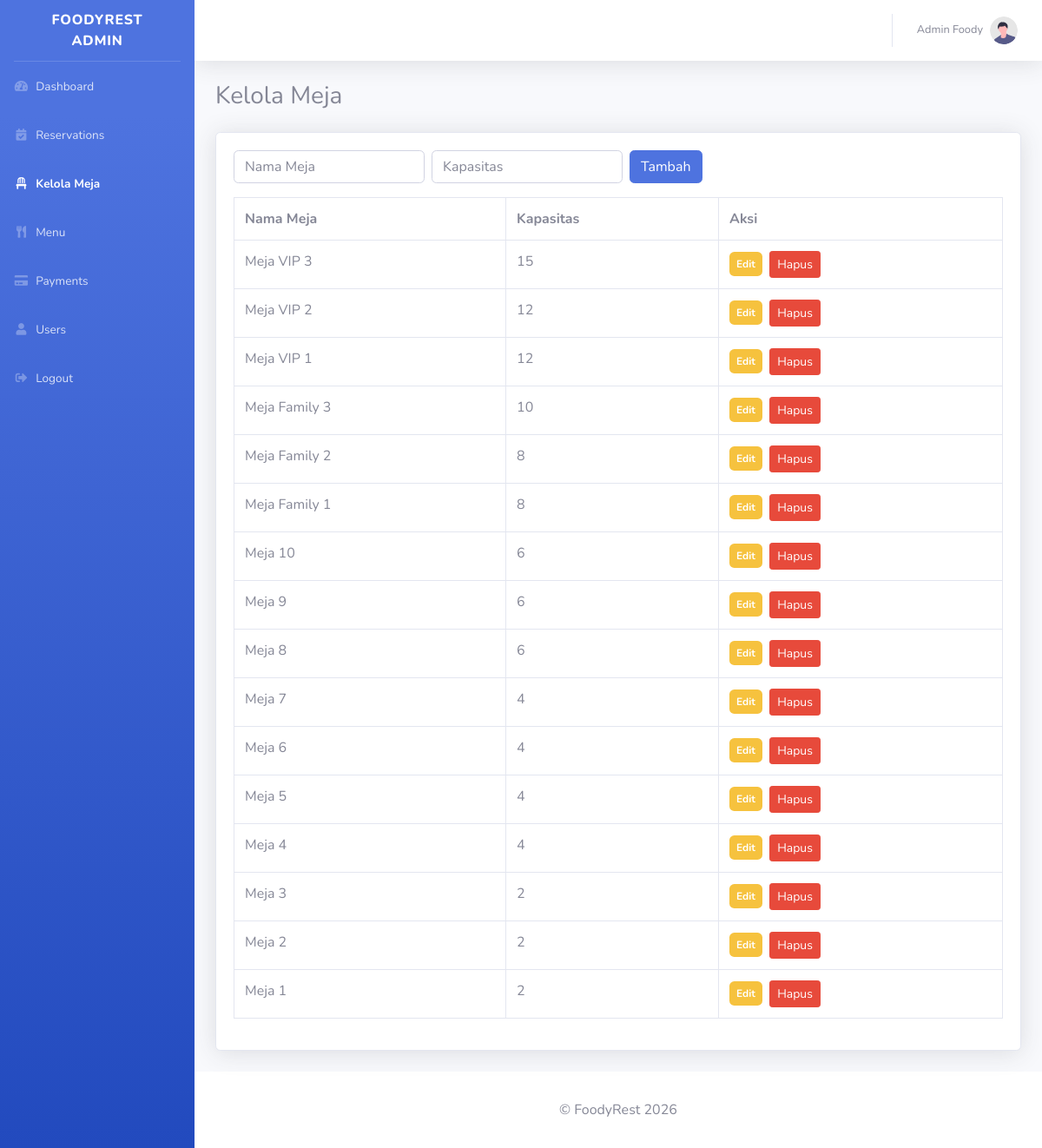
The app's page /admin/meja.php (signed in) with its own data.
### tables this page shows
CREATE TABLE `meja` (
  `id` int NOT NULL,
  `nama_meja` varchar(50) DEFAULT NULL,
  `kapasitas` int DEFAULT NULL,
  `status` enum('aktif','nonaktif') DEFAULT 'aktif'
);

### inc/functions/functions_admin.php (called while the page is built, shortened)
<?php
function getSemuaMeja($db) {
    $stmt = $db->query("SELECT * FROM meja ORDER BY id DESC");
    return $stmt->fetchAll(PDO::FETCH_ASSOC);
}

### admin/meja.php (the view, shortened to what this page needs)
<?php
$page = basename($_SERVER['PHP_SELF']);
require_once '../inc/functions/config.php';
require_once '../inc/functions/functions_admin.php';
$meja = getSemuaMeja($db);
include '../inc/header.php';
?>
<div class="container-fluid">
<h1 class="h3 mb-4">Kelola Meja</h1>
<div class="card shadow mb-4">
<div class="card-body">
<form method="POST" class="form-inline mb-3">
    <input name="nama_meja" class="form-control mr-2" placeholder="Nama Meja" required>
    <input name="kapasitas" type="number" class="form-control mr-2" placeholder="Kapasitas" required>
    <button name="tambah" class="btn btn-primary">Tambah</button>
</form>
<table class="table table-bordered">
<tr>
    <th>Nama Meja</th>
    <th>Kapasitas</th>
    <th>Aksi</th>
</tr>
<?php foreach ($meja as $m): ?>
<tr>
    <td><?php echo $m['nama_meja'] ?></td>
    <td><?php echo $m['kapasitas'] ?></td>
    <td>
        <a href="edit_meja.php?id=<?php echo $m ['id'] ?>"
        class="badge badge-warning p-2 mr-1">
        Edit
        </a>
        <a href="?hapus=<?php echo $m['id'] ?>" class="btn btn-danger btn-sm"
           onclick="return confirm('Hapus meja?')">Hapus</a>
    </td>
</tr>
<?php endforeach; ?>
</table>
</div>
</div>
</div>
<?php include '../inc/footer.php'; ?>

### inc/header.php (shortened to what this page needs)
<!DOCTYPE html>
<html lang="en">
<head>
    <link href="../assets/vendor/fontawesome-free/css/all.min.css" rel="stylesheet" type="text/css">
    <link href="../assets/css/sb-admin-2.min.css" rel="stylesheet">
    <link href="../assets/vendor/datatables/dataTables.bootstrap4.min.css" rel="stylesheet">
</head>
<body id="page-top">
    <div id="wrapper">
<?php
include ('sidebar.php');
?>
        <div id="content-wrapper" class="d-flex flex-column">
            <div id="content">
                <nav class="navbar navbar-expand navbar-light bg-white topbar mb-4 static-top shadow">
                    <ul class="navbar-nav ml-auto">
                        <li class="nav-item dropdown no-arrow">
                            <a class="nav-link dropdown-toggle" href="#" id="userDropdown" role="button"
                                data-toggle="dropdown" aria-haspopup="true" aria-expanded="false">
                                <span class="mr-2 d-none d-lg-inline text-gray-600 small">
                                    <?= htmlspecialchars($_SESSION['nama']) ?>
                                </span>
                                <img class="img-profile rounded-circle" src="../assets/img/undraw_profile.svg">
                            </a>
                        </li>
                    </ul>
                </nav>

### inc/sidebar.php
<ul class="navbar-nav bg-gradient-primary sidebar sidebar-dark accordion" id="accordionSidebar">
    <a class="sidebar-brand d-flex align-items-center justify-content-center" href="index.php">
        <div class="sidebar-brand-text mx-3">FoodyRest Admin</div>
    </a>
    <hr class="sidebar-divider my-0">
    <li class="nav-item <?php if ($page == 'index.php') echo 'active'; ?>">
        <a class="nav-link" href="index.php">
            <i class="fas fa-fw fa-tachometer-alt"></i>
            <span>Dashboard</span>
        </a>
    </li>
    <li class="nav-item <?php if ($page == 'reservasi.php') echo 'active'; ?>">
        <a class="nav-link" href="reservasi.php">
            <i class="fas fa-fw fa-calendar-check"></i>
            <span>Reservations</span>
        </a>
    </li>
    <li class="nav-item <?php if ($page == 'meja.php') echo 'active'; ?>">
        <a class="nav-link" href="meja.php">
            <i class="fas fa-fw fa-chair"></i>
            <span>Kelola Meja</span>
        </a>
    </li>
    <li class="nav-item <?php if ($page == 'menu.php') echo 'active'; ?>">
        <a class="nav-link" href="menu.php">
            <i class="fas fa-fw fa-utensils"></i>
            <span>Menu</span>
        </a>
    </li>
    <li class="nav-item <?php if ($page == 'pembayaran.php') echo 'active'; ?>">
        <a class="nav-link" href="pembayaran.php">
            <i class="fas fa-fw fa-credit-card"></i>
            <span>Payments</span>
        </a>
    </li>
    <li class="nav-item <?php if ($page == 'users.php') echo 'active'; ?>">
        <a class="nav-link" href="users.php">
            <i class="fas fa-fw fa-user"></i>
            <span>Users</span>
        </a>
    </li>
    <li class="nav-item <?php if ($page == 'logout.php') echo 'active'; ?>">
        <a class="nav-link" href="logout.php">
            <i class="fas fa-fw fa-sign-out-alt"></i>
            <span>Logout</span>
        </a>
    </li>
</ul>

### inc/footer.php (shortened to what this page needs)
</div>
<footer class="sticky-footer bg-white">
    <div class="container my-auto text-center">
        <span>© FoodyRest 2026</span>
    </div>
</footer>
</div>
</div>
</body>
</html>

### records on screen
meja: nama_meja "Meja VIP 3", kapasitas "15"
meja: nama_meja "Meja VIP 2", kapasitas "12"
meja: nama_meja "Meja VIP 1", kapasitas "12"
meja: nama_meja "Meja Family 3", kapasitas "10"
meja: nama_meja "Meja Family 2", kapasitas "8"
meja: nama_meja "Meja Family 1", kapasitas "8"
meja: nama_meja "Meja 10", kapasitas "6"
meja: nama_meja "Meja 9", kapasitas "6"
meja: nama_meja "Meja 8", kapasitas "6"
meja: nama_meja "Meja 7", kapasitas "4"
meja: nama_meja "Meja 6", kapasitas "4"
meja: nama_meja "Meja 5", kapasitas "4"
meja: nama_meja "Meja 4", kapasitas "4"
meja: nama_meja "Meja 3", kapasitas "2"
meja: nama_meja "Meja 2", kapasitas "2"
meja: nama_meja "Meja 1", kapasitas "2"

### other values on screen
$_SESSION['nama'] "Admin Foody"
